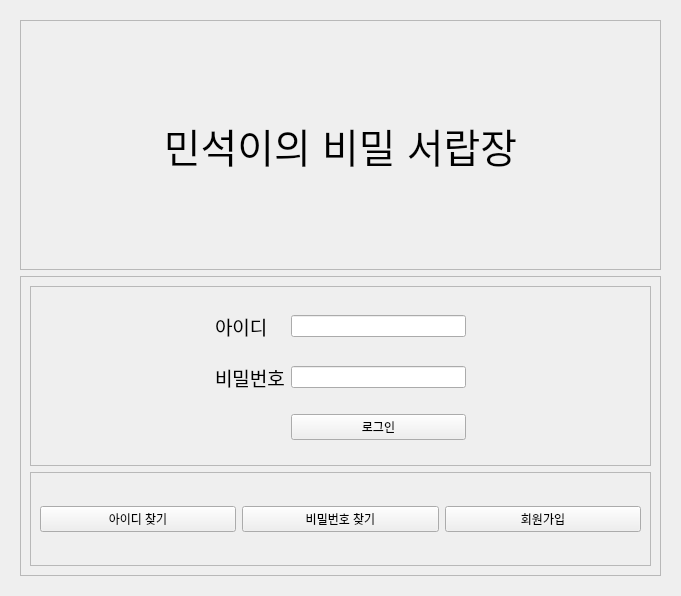
<?xml version="1.0" encoding="UTF-8"?>
<ui version="4.0">
 <class>Login</class>
 <widget class="QWidget" name="Login">
  <property name="geometry">
   <rect>
    <x>0</x>
    <y>0</y>
    <width>681</width>
    <height>592</height>
   </rect>
  </property>
  <property name="windowTitle">
   <string>Form</string>
  </property>
  <layout class="QGridLayout" name="gridLayout">
   <item row="0" column="1">
    <widget class="QStackedWidget" name="stackedWidget">
     <property name="currentIndex">
      <number>0</number>
     </property>
     <widget class="QWidget" name="login">
      <layout class="QGridLayout" name="gridLayout_2">
       <item row="1" column="0">
        <widget class="QFrame" name="frame_2">
         <property name="minimumSize">
          <size>
           <width>0</width>
           <height>300</height>
          </size>
         </property>
         <property name="frameShape">
          <enum>QFrame::Shape::StyledPanel</enum>
         </property>
         <property name="frameShadow">
          <enum>QFrame::Shadow::Raised</enum>
         </property>
         <layout class="QVBoxLayout" name="verticalLayout">
          <item>
           <widget class="QFrame" name="frame_3">
            <property name="minimumSize">
             <size>
              <width>0</width>
              <height>180</height>
             </size>
            </property>
            <property name="frameShape">
             <enum>QFrame::Shape::StyledPanel</enum>
            </property>
            <property name="frameShadow">
             <enum>QFrame::Shadow::Raised</enum>
            </property>
            <layout class="QGridLayout" name="gridLayout_3">
             <item row="0" column="3">
              <spacer name="horizontalSpacer">
               <property name="orientation">
                <enum>Qt::Orientation::Horizontal</enum>
               </property>
               <property name="sizeHint" stdset="0">
                <size>
                 <width>40</width>
                 <height>20</height>
                </size>
               </property>
              </spacer>
             </item>
             <item row="0" column="2">
              <widget class="QLineEdit" name="idText">
               <property name="minimumSize">
                <size>
                 <width>0</width>
                 <height>0</height>
                </size>
               </property>
              </widget>
             </item>
             <item row="0" column="1">
              <widget class="QLabel" name="label_2">
               <property name="font">
                <font>
                 <pointsize>14</pointsize>
                </font>
               </property>
               <property name="text">
                <string>아이디</string>
               </property>
              </widget>
             </item>
             <item row="0" column="0">
              <spacer name="horizontalSpacer_2">
               <property name="orientation">
                <enum>Qt::Orientation::Horizontal</enum>
               </property>
               <property name="sizeHint" stdset="0">
                <size>
                 <width>40</width>
                 <height>20</height>
                </size>
               </property>
              </spacer>
             </item>
             <item row="2" column="2">
              <widget class="QPushButton" name="loginBtn">
               <property name="minimumSize">
                <size>
                 <width>0</width>
                 <height>0</height>
                </size>
               </property>
               <property name="text">
                <string>로그인</string>
               </property>
              </widget>
             </item>
             <item row="1" column="2">
              <widget class="QLineEdit" name="pwText">
               <property name="echoMode">
                <enum>QLineEdit::EchoMode::Password</enum>
               </property>
              </widget>
             </item>
             <item row="1" column="1">
              <widget class="QLabel" name="label_3">
               <property name="font">
                <font>
                 <pointsize>14</pointsize>
                </font>
               </property>
               <property name="text">
                <string>비밀번호</string>
               </property>
              </widget>
             </item>
            </layout>
           </widget>
          </item>
          <item>
           <widget class="QFrame" name="frame_4">
            <property name="frameShape">
             <enum>QFrame::Shape::StyledPanel</enum>
            </property>
            <property name="frameShadow">
             <enum>QFrame::Shadow::Raised</enum>
            </property>
            <layout class="QHBoxLayout" name="horizontalLayout">
             <item>
              <widget class="QPushButton" name="toSearchIdBtn">
               <property name="text">
                <string>아이디 찾기</string>
               </property>
              </widget>
             </item>
             <item>
              <widget class="QPushButton" name="toSearchPwBtn">
               <property name="text">
                <string>비밀번호 찾기</string>
               </property>
              </widget>
             </item>
             <item>
              <widget class="QPushButton" name="toSignUpBtn">
               <property name="text">
                <string>회원가입</string>
               </property>
              </widget>
             </item>
            </layout>
           </widget>
          </item>
         </layout>
        </widget>
       </item>
       <item row="0" column="0">
        <widget class="QFrame" name="frame">
         <property name="minimumSize">
          <size>
           <width>0</width>
           <height>250</height>
          </size>
         </property>
         <property name="frameShape">
          <enum>QFrame::Shape::StyledPanel</enum>
         </property>
         <property name="frameShadow">
          <enum>QFrame::Shadow::Raised</enum>
         </property>
         <layout class="QVBoxLayout" name="verticalLayout_2">
          <item>
           <widget class="QLabel" name="label">
            <property name="font">
             <font>
              <pointsize>30</pointsize>
             </font>
            </property>
            <property name="text">
             <string>민석이의 비밀 서랍장</string>
            </property>
            <property name="textFormat">
             <enum>Qt::TextFormat::AutoText</enum>
            </property>
            <property name="scaledContents">
             <bool>false</bool>
            </property>
            <property name="alignment">
             <set>Qt::AlignmentFlag::AlignCenter</set>
            </property>
           </widget>
          </item>
         </layout>
        </widget>
       </item>
      </layout>
     </widget>
     <widget class="QWidget" name="signup">
      <layout class="QVBoxLayout" name="verticalLayout_3">
       <item>
        <widget class="QFrame" name="frame_5">
         <property name="minimumSize">
          <size>
           <width>0</width>
           <height>0</height>
          </size>
         </property>
         <property name="frameShape">
          <enum>QFrame::Shape::StyledPanel</enum>
         </property>
         <property name="frameShadow">
          <enum>QFrame::Shadow::Raised</enum>
         </property>
         <layout class="QVBoxLayout" name="verticalLayout_5">
          <item>
           <widget class="QLabel" name="label_4">
            <property name="font">
             <font>
              <pointsize>15</pointsize>
             </font>
            </property>
            <property name="text">
             <string>회원 가입</string>
            </property>
            <property name="alignment">
             <set>Qt::AlignmentFlag::AlignCenter</set>
            </property>
           </widget>
          </item>
         </layout>
        </widget>
       </item>
       <item>
        <widget class="QFrame" name="frame_6">
         <property name="minimumSize">
          <size>
           <width>0</width>
           <height>450</height>
          </size>
         </property>
         <property name="frameShape">
          <enum>QFrame::Shape::StyledPanel</enum>
         </property>
         <property name="frameShadow">
          <enum>QFrame::Shadow::Raised</enum>
         </property>
         <layout class="QVBoxLayout" name="verticalLayout_4">
          <item>
           <widget class="QFrame" name="frame_7">
            <property name="minimumSize">
             <size>
              <width>0</width>
              <height>300</height>
             </size>
            </property>
            <property name="frameShape">
             <enum>QFrame::Shape::StyledPanel</enum>
            </property>
            <property name="frameShadow">
             <enum>QFrame::Shadow::Raised</enum>
            </property>
            <layout class="QGridLayout" name="gridLayout_4">
             <item row="2" column="3">
              <widget class="QPushButton" name="pnumDupChkBtn">
               <property name="text">
                <string>중복 확인</string>
               </property>
              </widget>
             </item>
             <item row="1" column="1">
              <widget class="QLabel" name="label_6">
               <property name="font">
                <font>
                 <pointsize>13</pointsize>
                </font>
               </property>
               <property name="text">
                <string> 비밀번호 </string>
               </property>
               <property name="alignment">
                <set>Qt::AlignmentFlag::AlignRight|Qt::AlignmentFlag::AlignTrailing|Qt::AlignmentFlag::AlignVCenter</set>
               </property>
              </widget>
             </item>
             <item row="3" column="1">
              <widget class="QLabel" name="label_8">
               <property name="font">
                <font>
                 <pointsize>13</pointsize>
                </font>
               </property>
               <property name="text">
                <string>이메일 </string>
               </property>
               <property name="alignment">
                <set>Qt::AlignmentFlag::AlignRight|Qt::AlignmentFlag::AlignTrailing|Qt::AlignmentFlag::AlignVCenter</set>
               </property>
              </widget>
             </item>
             <item row="0" column="1">
              <widget class="QLabel" name="label_5">
               <property name="font">
                <font>
                 <pointsize>13</pointsize>
                </font>
               </property>
               <property name="text">
                <string>아이디 </string>
               </property>
               <property name="alignment">
                <set>Qt::AlignmentFlag::AlignRight|Qt::AlignmentFlag::AlignTrailing|Qt::AlignmentFlag::AlignVCenter</set>
               </property>
              </widget>
             </item>
             <item row="2" column="0">
              <spacer name="horizontalSpacer_5">
               <property name="orientation">
                <enum>Qt::Orientation::Horizontal</enum>
               </property>
               <property name="sizeHint" stdset="0">
                <size>
                 <width>40</width>
                 <height>20</height>
                </size>
               </property>
              </spacer>
             </item>
             <item row="0" column="2">
              <widget class="QLineEdit" name="s_idText"/>
             </item>
             <item row="2" column="1">
              <widget class="QLabel" name="label_7">
               <property name="font">
                <font>
                 <pointsize>13</pointsize>
                </font>
               </property>
               <property name="text">
                <string>휴대폰 번호 </string>
               </property>
               <property name="alignment">
                <set>Qt::AlignmentFlag::AlignRight|Qt::AlignmentFlag::AlignTrailing|Qt::AlignmentFlag::AlignVCenter</set>
               </property>
              </widget>
             </item>
             <item row="2" column="4">
              <spacer name="horizontalSpacer_6">
               <property name="orientation">
                <enum>Qt::Orientation::Horizontal</enum>
               </property>
               <property name="sizeHint" stdset="0">
                <size>
                 <width>40</width>
                 <height>20</height>
                </size>
               </property>
              </spacer>
             </item>
             <item row="4" column="2">
              <widget class="QPushButton" name="signUpBtn">
               <property name="text">
                <string>회원가입</string>
               </property>
              </widget>
             </item>
             <item row="1" column="2">
              <widget class="QLineEdit" name="s_pwText"/>
             </item>
             <item row="3" column="2">
              <widget class="QLineEdit" name="s_emailText"/>
             </item>
             <item row="2" column="2">
              <widget class="QLineEdit" name="s_pNumText"/>
             </item>
             <item row="0" column="3">
              <widget class="QPushButton" name="idDupChkBtn">
               <property name="text">
                <string>중복 확인</string>
               </property>
              </widget>
             </item>
            </layout>
           </widget>
          </item>
          <item>
           <widget class="QFrame" name="frame_8">
            <property name="frameShape">
             <enum>QFrame::Shape::StyledPanel</enum>
            </property>
            <property name="frameShadow">
             <enum>QFrame::Shadow::Raised</enum>
            </property>
            <layout class="QHBoxLayout" name="horizontalLayout_2">
             <item>
              <spacer name="horizontalSpacer_9">
               <property name="orientation">
                <enum>Qt::Orientation::Horizontal</enum>
               </property>
               <property name="sizeHint" stdset="0">
                <size>
                 <width>40</width>
                 <height>20</height>
                </size>
               </property>
              </spacer>
             </item>
             <item>
              <widget class="QPushButton" name="backBtn">
               <property name="minimumSize">
                <size>
                 <width>150</width>
                 <height>40</height>
                </size>
               </property>
               <property name="text">
                <string>나가기</string>
               </property>
              </widget>
             </item>
             <item>
              <spacer name="horizontalSpacer_10">
               <property name="orientation">
                <enum>Qt::Orientation::Horizontal</enum>
               </property>
               <property name="sizeHint" stdset="0">
                <size>
                 <width>40</width>
                 <height>20</height>
                </size>
               </property>
              </spacer>
             </item>
            </layout>
           </widget>
          </item>
         </layout>
        </widget>
       </item>
      </layout>
     </widget>
     <widget class="QWidget" name="idsearch">
      <layout class="QVBoxLayout" name="verticalLayout_8">
       <item>
        <widget class="QFrame" name="frame_9">
         <property name="minimumSize">
          <size>
           <width>0</width>
           <height>100</height>
          </size>
         </property>
         <property name="frameShape">
          <enum>QFrame::Shape::StyledPanel</enum>
         </property>
         <property name="frameShadow">
          <enum>QFrame::Shadow::Raised</enum>
         </property>
         <layout class="QVBoxLayout" name="verticalLayout_6">
          <item>
           <widget class="QLabel" name="label_9">
            <property name="font">
             <font>
              <pointsize>15</pointsize>
             </font>
            </property>
            <property name="text">
             <string>아이디 찾기</string>
            </property>
            <property name="alignment">
             <set>Qt::AlignmentFlag::AlignCenter</set>
            </property>
           </widget>
          </item>
         </layout>
        </widget>
       </item>
       <item>
        <widget class="QFrame" name="frame_10">
         <property name="minimumSize">
          <size>
           <width>0</width>
           <height>450</height>
          </size>
         </property>
         <property name="frameShape">
          <enum>QFrame::Shape::StyledPanel</enum>
         </property>
         <property name="frameShadow">
          <enum>QFrame::Shadow::Raised</enum>
         </property>
         <layout class="QVBoxLayout" name="verticalLayout_7">
          <item>
           <widget class="QFrame" name="frame_11">
            <property name="minimumSize">
             <size>
              <width>0</width>
              <height>200</height>
             </size>
            </property>
            <property name="frameShape">
             <enum>QFrame::Shape::StyledPanel</enum>
            </property>
            <property name="frameShadow">
             <enum>QFrame::Shadow::Raised</enum>
            </property>
            <layout class="QGridLayout" name="gridLayout_5">
             <item row="2" column="1">
              <widget class="QPushButton" name="idSearchBtn">
               <property name="text">
                <string>아이디 찾기</string>
               </property>
              </widget>
             </item>
             <item row="2" column="2">
              <spacer name="horizontalSpacer_3">
               <property name="orientation">
                <enum>Qt::Orientation::Horizontal</enum>
               </property>
               <property name="sizeHint" stdset="0">
                <size>
                 <width>40</width>
                 <height>20</height>
                </size>
               </property>
              </spacer>
             </item>
             <item row="1" column="0">
              <widget class="QLabel" name="label_10">
               <property name="font">
                <font>
                 <pointsize>13</pointsize>
                </font>
               </property>
               <property name="text">
                <string>휴대폰 번호</string>
               </property>
               <property name="alignment">
                <set>Qt::AlignmentFlag::AlignRight|Qt::AlignmentFlag::AlignTrailing|Qt::AlignmentFlag::AlignVCenter</set>
               </property>
              </widget>
             </item>
             <item row="1" column="1">
              <widget class="QLineEdit" name="i_pNumText"/>
             </item>
             <item row="2" column="0">
              <spacer name="horizontalSpacer_4">
               <property name="orientation">
                <enum>Qt::Orientation::Horizontal</enum>
               </property>
               <property name="sizeHint" stdset="0">
                <size>
                 <width>40</width>
                 <height>20</height>
                </size>
               </property>
              </spacer>
             </item>
             <item row="0" column="1">
              <spacer name="verticalSpacer">
               <property name="orientation">
                <enum>Qt::Orientation::Vertical</enum>
               </property>
               <property name="sizeHint" stdset="0">
                <size>
                 <width>20</width>
                 <height>40</height>
                </size>
               </property>
              </spacer>
             </item>
             <item row="3" column="1">
              <spacer name="verticalSpacer_2">
               <property name="orientation">
                <enum>Qt::Orientation::Vertical</enum>
               </property>
               <property name="sizeHint" stdset="0">
                <size>
                 <width>20</width>
                 <height>40</height>
                </size>
               </property>
              </spacer>
             </item>
            </layout>
           </widget>
          </item>
          <item>
           <widget class="QFrame" name="frame_12">
            <property name="minimumSize">
             <size>
              <width>0</width>
              <height>123</height>
             </size>
            </property>
            <property name="frameShape">
             <enum>QFrame::Shape::StyledPanel</enum>
            </property>
            <property name="frameShadow">
             <enum>QFrame::Shadow::Raised</enum>
            </property>
            <layout class="QHBoxLayout" name="horizontalLayout_3">
             <item>
              <spacer name="horizontalSpacer_11">
               <property name="orientation">
                <enum>Qt::Orientation::Horizontal</enum>
               </property>
               <property name="sizeHint" stdset="0">
                <size>
                 <width>40</width>
                 <height>20</height>
                </size>
               </property>
              </spacer>
             </item>
             <item>
              <widget class="QPushButton" name="backBtn_2">
               <property name="minimumSize">
                <size>
                 <width>150</width>
                 <height>40</height>
                </size>
               </property>
               <property name="text">
                <string>나가기</string>
               </property>
              </widget>
             </item>
             <item>
              <spacer name="horizontalSpacer_12">
               <property name="orientation">
                <enum>Qt::Orientation::Horizontal</enum>
               </property>
               <property name="sizeHint" stdset="0">
                <size>
                 <width>40</width>
                 <height>20</height>
                </size>
               </property>
              </spacer>
             </item>
            </layout>
           </widget>
          </item>
         </layout>
        </widget>
       </item>
      </layout>
     </widget>
     <widget class="QWidget" name="pwsearch">
      <layout class="QVBoxLayout" name="verticalLayout_11">
       <item>
        <widget class="QFrame" name="frame_13">
         <property name="minimumSize">
          <size>
           <width>0</width>
           <height>0</height>
          </size>
         </property>
         <property name="frameShape">
          <enum>QFrame::Shape::StyledPanel</enum>
         </property>
         <property name="frameShadow">
          <enum>QFrame::Shadow::Raised</enum>
         </property>
         <layout class="QVBoxLayout" name="verticalLayout_9">
          <item>
           <widget class="QLabel" name="label_12">
            <property name="font">
             <font>
              <pointsize>15</pointsize>
             </font>
            </property>
            <property name="text">
             <string>비밀번호 찾기</string>
            </property>
            <property name="alignment">
             <set>Qt::AlignmentFlag::AlignCenter</set>
            </property>
           </widget>
          </item>
         </layout>
        </widget>
       </item>
       <item>
        <widget class="QFrame" name="frame_14">
         <property name="minimumSize">
          <size>
           <width>0</width>
           <height>450</height>
          </size>
         </property>
         <property name="frameShape">
          <enum>QFrame::Shape::StyledPanel</enum>
         </property>
         <property name="frameShadow">
          <enum>QFrame::Shadow::Raised</enum>
         </property>
         <layout class="QVBoxLayout" name="verticalLayout_10">
          <item>
           <widget class="QFrame" name="frame_15">
            <property name="minimumSize">
             <size>
              <width>0</width>
              <height>300</height>
             </size>
            </property>
            <property name="frameShape">
             <enum>QFrame::Shape::StyledPanel</enum>
            </property>
            <property name="frameShadow">
             <enum>QFrame::Shadow::Raised</enum>
            </property>
            <layout class="QGridLayout" name="gridLayout_6">
             <item row="1" column="3">
              <spacer name="horizontalSpacer_7">
               <property name="orientation">
                <enum>Qt::Orientation::Horizontal</enum>
               </property>
               <property name="sizeHint" stdset="0">
                <size>
                 <width>40</width>
                 <height>20</height>
                </size>
               </property>
              </spacer>
             </item>
             <item row="2" column="2">
              <widget class="QLineEdit" name="p_emailText"/>
             </item>
             <item row="2" column="1">
              <widget class="QLabel" name="label_14">
               <property name="font">
                <font>
                 <pointsize>13</pointsize>
                </font>
               </property>
               <property name="text">
                <string>이메일</string>
               </property>
               <property name="alignment">
                <set>Qt::AlignmentFlag::AlignRight|Qt::AlignmentFlag::AlignTrailing|Qt::AlignmentFlag::AlignVCenter</set>
               </property>
              </widget>
             </item>
             <item row="3" column="2">
              <widget class="QPushButton" name="pwSearchBtn">
               <property name="text">
                <string>비밀번호 찾기</string>
               </property>
              </widget>
             </item>
             <item row="1" column="0">
              <spacer name="horizontalSpacer_8">
               <property name="orientation">
                <enum>Qt::Orientation::Horizontal</enum>
               </property>
               <property name="sizeHint" stdset="0">
                <size>
                 <width>40</width>
                 <height>20</height>
                </size>
               </property>
              </spacer>
             </item>
             <item row="1" column="1">
              <widget class="QLabel" name="label_13">
               <property name="font">
                <font>
                 <pointsize>13</pointsize>
                </font>
               </property>
               <property name="text">
                <string>휴대폰 번호</string>
               </property>
               <property name="alignment">
                <set>Qt::AlignmentFlag::AlignRight|Qt::AlignmentFlag::AlignTrailing|Qt::AlignmentFlag::AlignVCenter</set>
               </property>
              </widget>
             </item>
             <item row="0" column="1">
              <widget class="QLabel" name="label_15">
               <property name="font">
                <font>
                 <pointsize>13</pointsize>
                </font>
               </property>
               <property name="text">
                <string>아이디 </string>
               </property>
               <property name="alignment">
                <set>Qt::AlignmentFlag::AlignRight|Qt::AlignmentFlag::AlignTrailing|Qt::AlignmentFlag::AlignVCenter</set>
               </property>
              </widget>
             </item>
             <item row="1" column="2">
              <widget class="QLineEdit" name="p_pNumText"/>
             </item>
             <item row="0" column="2">
              <widget class="QLineEdit" name="p_idText"/>
             </item>
            </layout>
           </widget>
          </item>
          <item>
           <widget class="QFrame" name="frame_16">
            <property name="frameShape">
             <enum>QFrame::Shape::StyledPanel</enum>
            </property>
            <property name="frameShadow">
             <enum>QFrame::Shadow::Raised</enum>
            </property>
            <layout class="QHBoxLayout" name="horizontalLayout_4">
             <item>
              <spacer name="horizontalSpacer_13">
               <property name="orientation">
                <enum>Qt::Orientation::Horizontal</enum>
               </property>
               <property name="sizeHint" stdset="0">
                <size>
                 <width>40</width>
                 <height>20</height>
                </size>
               </property>
              </spacer>
             </item>
             <item>
              <widget class="QPushButton" name="backBtn_3">
               <property name="minimumSize">
                <size>
                 <width>150</width>
                 <height>40</height>
                </size>
               </property>
               <property name="text">
                <string>나가기</string>
               </property>
              </widget>
             </item>
             <item>
              <spacer name="horizontalSpacer_14">
               <property name="orientation">
                <enum>Qt::Orientation::Horizontal</enum>
               </property>
               <property name="sizeHint" stdset="0">
                <size>
                 <width>40</width>
                 <height>20</height>
                </size>
               </property>
              </spacer>
             </item>
            </layout>
           </widget>
          </item>
         </layout>
        </widget>
       </item>
      </layout>
     </widget>
    </widget>
   </item>
  </layout>
 </widget>
 <resources/>
 <connections>
  <connection>
   <sender>pwText</sender>
   <signal>editingFinished()</signal>
   <receiver>loginBtn</receiver>
   <slot>click()</slot>
   <hints>
    <hint type="sourcelabel">
     <x>337</x>
     <y>374</y>
    </hint>
    <hint type="destinationlabel">
     <x>341</x>
     <y>425</y>
    </hint>
   </hints>
  </connection>
 </connections>
</ui>
